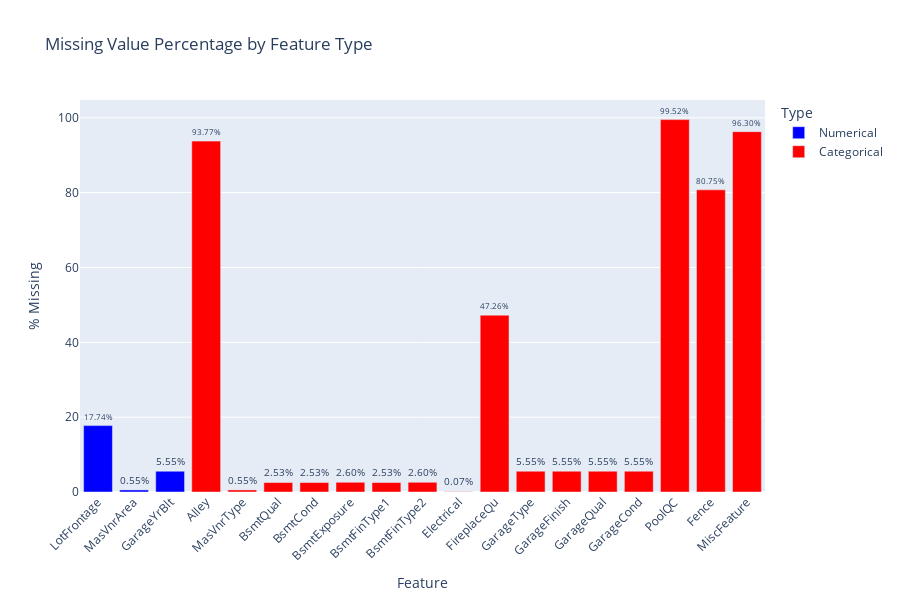

Here is the notebook cell this chart was saved with:
### Code cell
import pandas as pd
import plotly.express as px
import pandas.api.types as ptypes

# Assuming miss_val_dict = {column_name: [missing_percentage, dtype]}
combined_data = []

for col, (missing_pct, dtype) in miss_val_dict.items():
    if ptypes.is_object_dtype(dtype) or ptypes.is_categorical_dtype(dtype):
        dtype_str = 'Categorical'
        color = 'red'
    elif ptypes.is_numeric_dtype(dtype):
        dtype_str = 'Numerical'
        color = 'blue'
    else:
        dtype_str = 'Other'
        color = 'gray'  # fallback in case of unknown types
    combined_data.append({
        'Feature': col,
        'MissingPercentage': missing_pct,
        'Type': dtype_str,
        'Color': color
    })

# Convert to DataFrame
plot_df = pd.DataFrame(combined_data)

# Plot using Plotly
fig = px.bar(
    plot_df,
    x='Feature',
    y='MissingPercentage',
    color='Type',
    color_discrete_map={'Numerical': 'blue', 'Categorical': 'red'},
    text='MissingPercentage',
    title='Missing Value Percentage by Feature Type'
)

fig.update_traces(texttemplate='%{text:.2f}%', textposition='outside')
fig.update_layout(
    xaxis_tickangle=-45,
    yaxis_title='% Missing',
    height=600
)

fig.show()

### Figure 1 — Plotly figure (JSON) as saved in the notebook; plotly's stock layout.template omitted (floating-point values rounded to 4 significant figures)
{"data": [{"alignmentgroup": "True", "hovertemplate": "Type=Numerical<br>Feature=%{x}<br>MissingPercentage=%{text}<extra></extra>", "legendgroup": "Numerical", "marker": {"color": "blue", "pattern": {"shape": ""}}, "name": "Numerical", "offsetgroup": "Numerical", "orientation": "v", "showlegend": true, "text": [17.74, 0.55, 5.55], "textposition": "outside", "texttemplate": "%{text:.2f}%", "type": "bar", "x": ["LotFrontage", "MasVnrArea", "GarageYrBlt"], "xaxis": "x", "y": [17.74, 0.55, 5.55], "yaxis": "y"}, {"alignmentgroup": "True", "hovertemplate": "Type=Categorical<br>Feature=%{x}<br>MissingPercentage=%{text}<extra></extra>", "legendgroup": "Categorical", "marker": {"color": "red", "pattern": {"shape": ""}}, "name": "Categorical", "offsetgroup": "Categorical", "orientation": "v", "showlegend": true, "text": [93.77, 0.55, 2.53, 2.53, 2.6, 2.53, 2.6, 0.07, 47.26, 5.55, 5.55, 5.55, 5.55, 99.52, 80.75, 96.3], "textposition": "outside", "texttemplate": "%{text:.2f}%", "type": "bar", "x": ["Alley", "MasVnrType", "BsmtQual", "BsmtCond", "BsmtExposure", "BsmtFinType1", "BsmtFinType2", "Electrical", "FireplaceQu", "GarageType", "GarageFinish", "GarageQual", "GarageCond", "PoolQC", "Fence", "MiscFeature"], "xaxis": "x", "y": [93.77, 0.55, 2.53, 2.53, 2.6, 2.53, 2.6, 0.07, 47.26, 5.55, 5.55, 5.55, 5.55, 99.52, 80.75, 96.3], "yaxis": "y"}], "layout": {"barmode": "relative", "height": 600, "legend": {"title": {"text": "Type"}, "tracegroupgap": 0}, "title": {"text": "Missing Value Percentage by Feature Type"}, "xaxis": {"anchor": "y", "domain": [0, 1], "tickangle": -45, "title": {"text": "Feature"}}, "yaxis": {"anchor": "x", "domain": [0, 1], "title": {"text": "% Missing"}}}}
